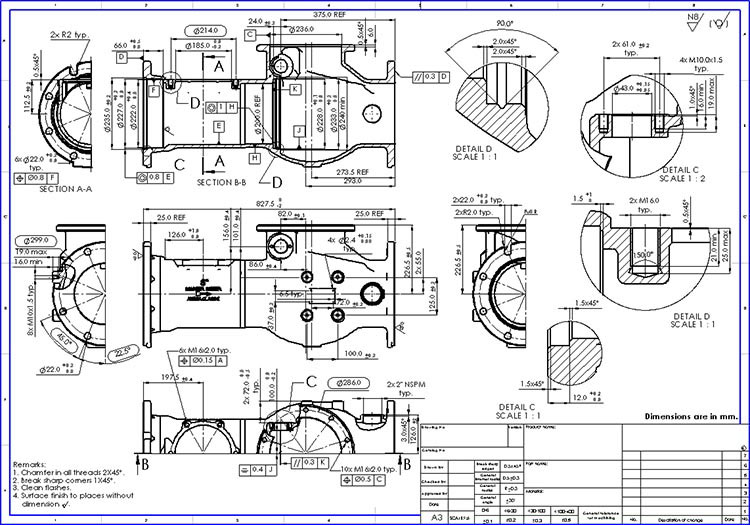
#> input picture stage-1/inputs/R.jpg, 750 x 525 px
$ python -i preprocessing.py   (imports and definitions only)
#> lines starting #> are read from the running program, lines starting #| are printed output that depends on the picture; after the words box and inside, x2 and y2 are one past the last pixel; in counts of white or black regions, pixels touching at a corner belong together
"""
Preprocessing module for CAD drawing images.
Performs grayscale conversion, denoising, thresholding, deskewing, contrast normalization, border removal, and optional tiling.
"""
import cv2
import numpy as np
from typing import Optional


def preprocess_image(path: str, tile: bool = False, tile_size: int = 2048) -> np.ndarray:
    """
    Preprocess a CAD drawing image for text extraction.
    Args:
        path (str): Path to the input image (PNG).
        tile (bool): Whether to tile large images into crops.
        tile_size (int): Size of each tile if tiling is enabled.
    Returns:
        np.ndarray: Preprocessed image (single tile or full image).
    """
#> called with path = 'inputs/R.jpg', tile = False, tile_size = 2048
    # Load image
    img = cv2.imread(path)
#> img is the input picture: shape (525, 750, 3); mean B, G, R 227.6, 224.7, 224.7
    if img is None:
        raise FileNotFoundError(f"Image not found: {path}")

    # Convert to grayscale
    gray = cv2.cvtColor(img, cv2.COLOR_BGR2GRAY)
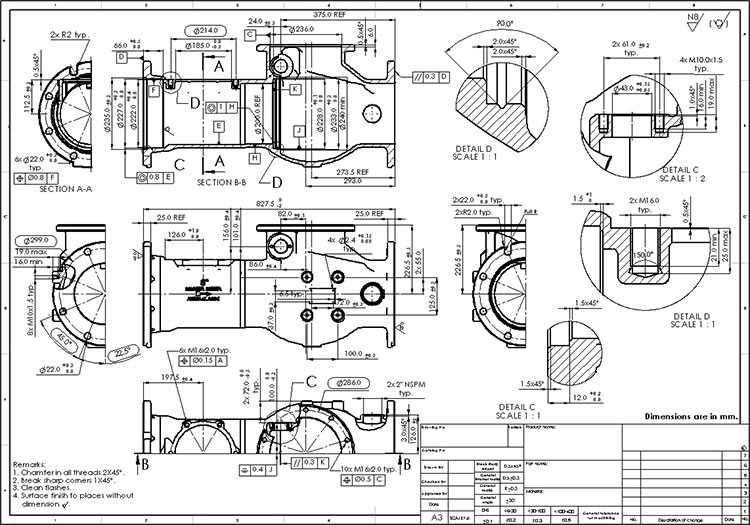
#> gray: shape (525, 750); min 0, max 255, mean 225

    # Denoise
    denoised = cv2.fastNlMeansDenoising(gray, h=30)

    # Thresholding (adaptive for robustness)
    thresh = cv2.adaptiveThreshold(
        denoised, 255, cv2.ADAPTIVE_THRESH_GAUSSIAN_C, cv2.THRESH_BINARY, 35, 11
    )
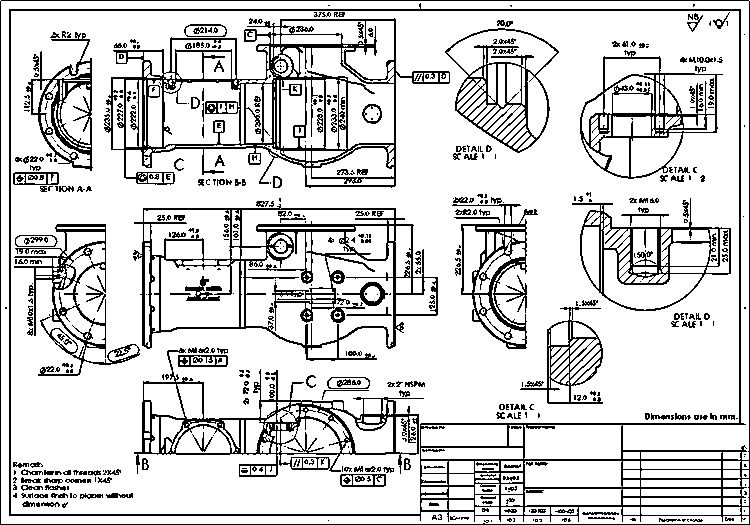
#> thresh: shape (525, 750); 83.1% white; black in thin lines or dots

    # Deskew
    coords = np.column_stack(np.where(thresh < 255))
#> coords = 66499 pairs, first value 0 to 524, second value 0 to 749
    angle = 0
    if coords.shape[0] > 0:
        rect = cv2.minAreaRect(coords)
#> rect = ((262, 374.5), (749, 524), -90)
        angle = rect[-1]
#> angle = -90
        if angle < -45:
            angle = -(90 + angle)
#> angle = 0
        else:
            angle = -angle
        (h, w) = thresh.shape
#> h = 525; w = 750
        M = cv2.getRotationMatrix2D((w // 2, h // 2), angle, 1.0)
#> M = [[1, 0, 0], [0, 1, 0]]
        deskewed = cv2.warpAffine(thresh, M, (w, h), flags=cv2.INTER_CUBIC, borderMode=cv2.BORDER_REPLICATE)
    else:
        deskewed = thresh

    # Normalize contrast
    norm = cv2.normalize(deskewed, None, 0, 255, cv2.NORM_MINMAX)

    # Remove borders
    contours, _ = cv2.findContours(norm, cv2.RETR_EXTERNAL, cv2.CHAIN_APPROX_SIMPLE)
#> contours = 55 contours; largest, box (x1, y1, x2, y2) and area: (11, 11, 739, 514) 335927, (0, 0, 750, 524) 20382, (524, 425, 622, 459) 3034, (524, 461, 622, 487) 2377, (421, 425, 507, 446) 1646
    if contours:
        cnt = max(contours, key=cv2.contourArea)
#> cnt = [[11, 11], [11, 513], [419, 513], [419, 424], [421, 422], [738, 422], [738, 11]]
        x, y, w, h = cv2.boundingRect(cnt)
#> x = 11; y = 11; w = 728; h = 503
        cropped = norm[y:y+h, x:x+w]
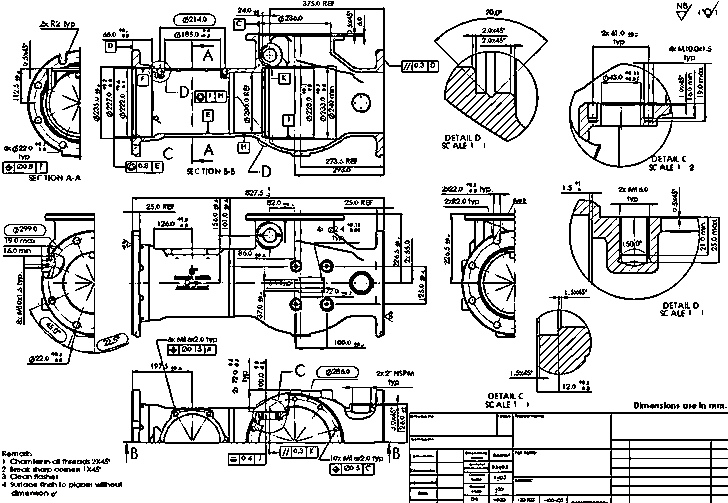
#> cropped: shape (503, 728); 83.9% white; black in thin lines or dots
    else:
        cropped = norm

    # Optional: tile large images
    if tile and (cropped.shape[0] > tile_size or cropped.shape[1] > tile_size):
        # For simplicity, return the first tile (extend as needed)
        cropped = cropped[0:tile_size, 0:tile_size]

    return cropped

>>> result = preprocess_image('inputs/R.jpg')
